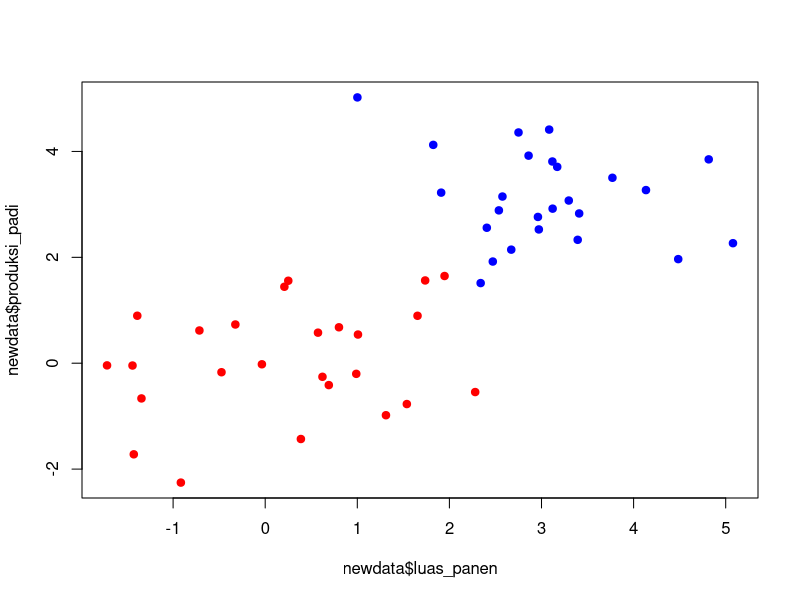
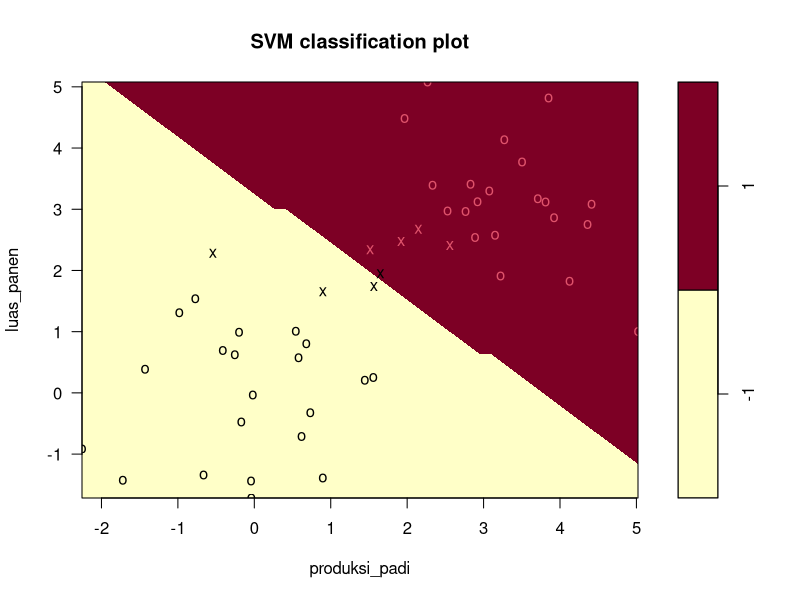

Write R code to recreate these figures, in order. (Note: this script raises an error after producing the figures.)
## ---- chunk 1
set.seed(456)
## ---- chunk 2
x <-  matrix(rnorm(100), 50, 2)
x
## ---- chunk 3
y <-  factor(rep(c(-1, 1), c(25, 25)))
y
## ---- chunk 4
x[y == 1, ] <- x[y == 1, ] + 3
x
## ---- chunk 5
newdata <- data.frame(x,y)
head(newdata)
## ---- chunk 6
colnames(newdata) <- c("luas_panen", "produksi_padi", "beras")
newdata
## ---- chunk 7
plot(newdata$luas_panen,newdata$produksi_padi, col = ifelse(y=="1", "blue", "red"), pch = 19)
## ---- chunk 8
library(e1071)
modelSVM1 <- svm(beras ~ ., data = newdata, kernel = "linear")
print(modelSVM1)
## ---- chunk 9
plot(modelSVM1, newdata)
## ---- chunk 10
library(caret)
set.seed(1)
trainIndex <- createDataPartition(newdata$beras, p = 0.6)$Resample1
trainingSet <- newdata[trainIndex, ]
testingSet <- newdata[-trainIndex, ]
trainingSet
testingSet
## ---- chunk 11
summary(newdata)
## ---- chunk 12
library(caret)
train_control <- trainControl(method="cv", number=20)
modelNB <- train(beras ~ luas_panen + produksi_padi, method = "nb", trControl = train_control, data = newdata)
modelNB$resample
confusionMatrix(modelNB)
## ---- chunk 13
train_control <- trainControl(method="repeatedcv", number=20, repeats=100)
modelNB <- train(beras ~ luas_panen + produksi_padi, method = "nb", trControl = train_control, data = newdata)
modelNB$resample
confusionMatrix(modelNB)
## ---- chunk 14
train_control <- trainControl(method="LOOCV")
modelNB <- train(beras ~ luas_panen + produksi_padi, method = "nb", trControl = train_control, data = newdata)
modelNB$results
